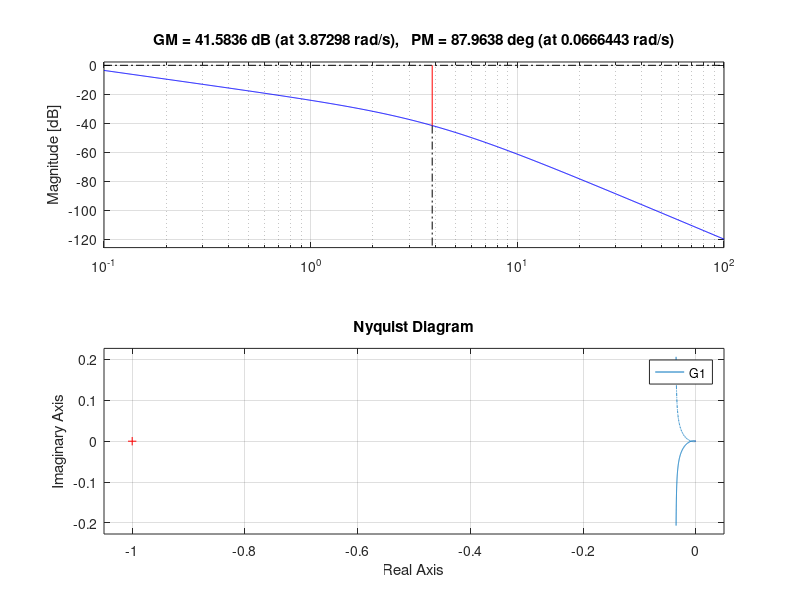

Write MATLAB code to recreate this figure.
clear all
clc
close all

K=1;
s = tf('s');
%G0=zpk([],[0,-3,-5],K)
%G2=zpk([-3,-5],[2,4],K)

G1=((K/(s*(s+3)*(s+5))));

figure,bode(G1)
margin(G1);
 nyquist(G1);
